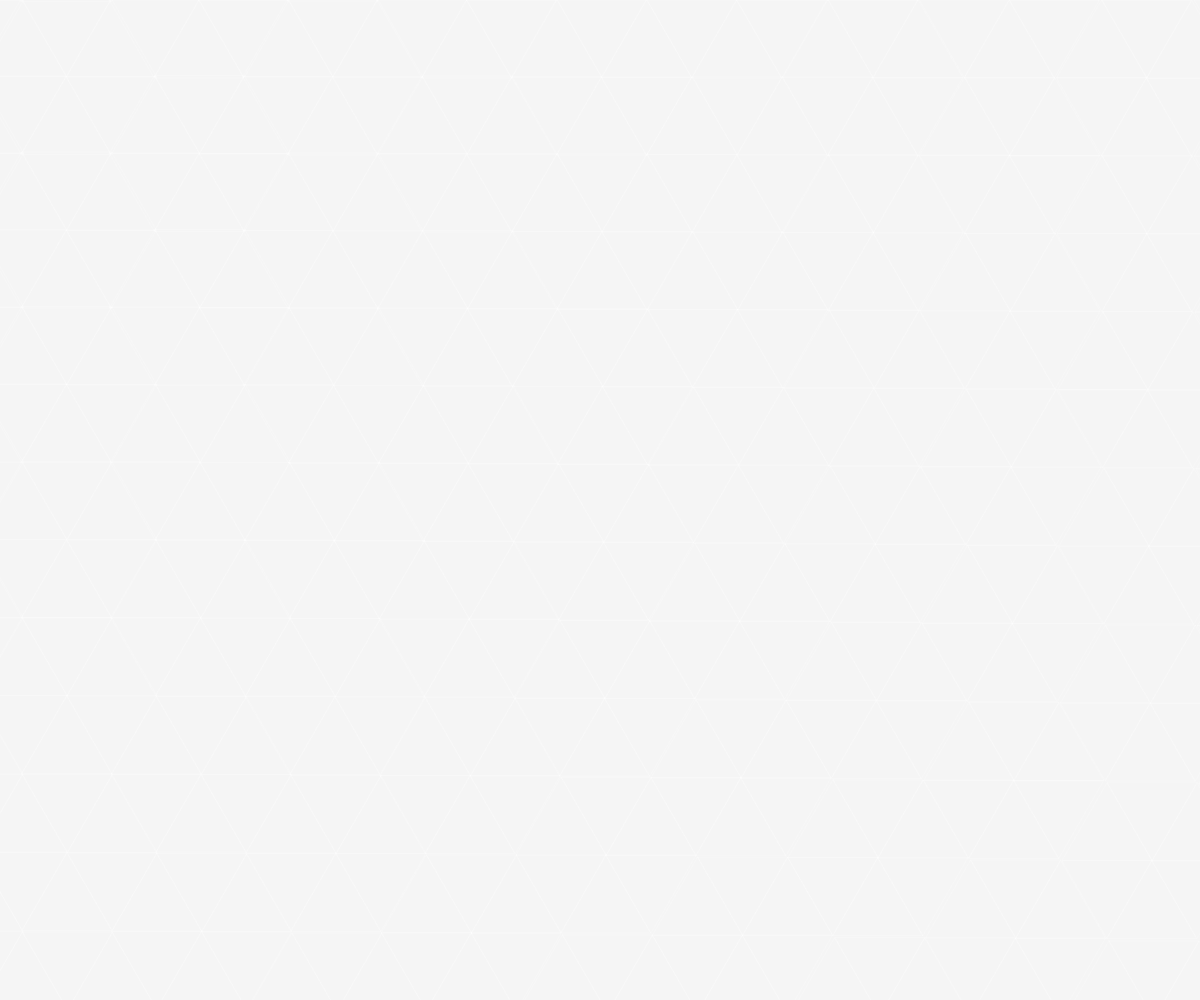
Frame 1 (no input)
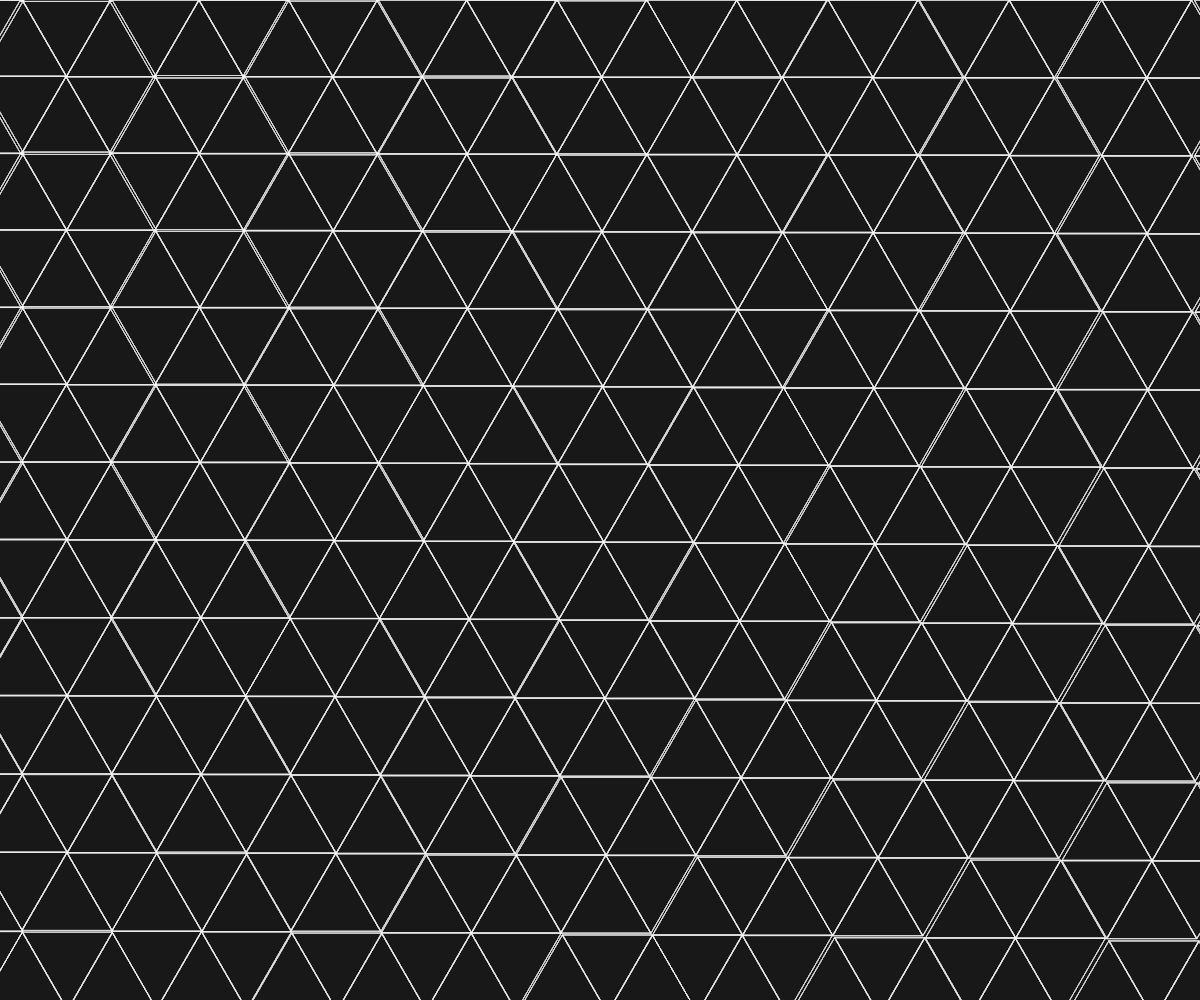
Frame 60 (no input)
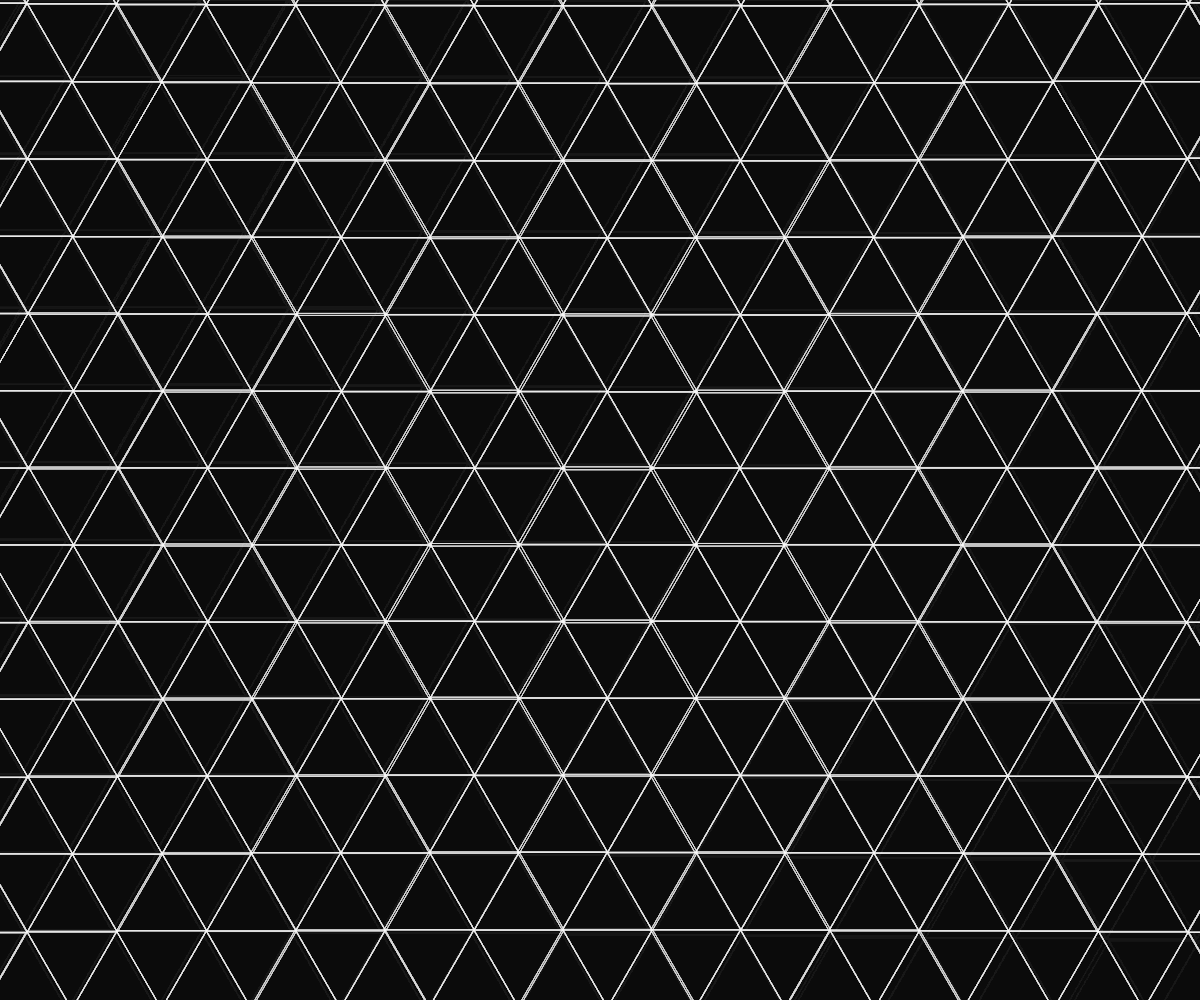
Frame 120 (the mouse pressed at the canvas centre since frame 60)

The p5.js sketch that drew these frames (run headless with seeded random() and noise() and a simulated clock; from frame 60 on, the mouse is pressed at the canvas centre):

// p5.js sketch
// ── sketch.js
function setup() {
  createCanvas(windowWidth, windowHeight);
  noFill();
  stroke(255);
  strokeWeight(0.2);
}

function draw() {
  background(0, 10);

  let a = 90; // Seitenlänge der gleichseitigen Dreiecke (Hex-Radius)
  let hexW = a * 2;
  let hexH = Math.sqrt(3) * a;

  // Abstände der Hex-Zentren
  let horiz = 1.5 * a;
  let vert = hexH; // Math.sqrt(3) * a

  // zusätzliche Puffer, damit das Gitter über alle Ränder hinaus reicht
  let padCols = 30;
  let padRows = 30;

  // Anzahl Spalten/Zeilen grob berechnen (inkl. Puffer)
  let approxCols = Math.ceil(width / horiz);
  let approxRows = Math.ceil(height / vert);

  // Iterationsbereiche (mit Puffer) — stellt sicher, dass das Gitter den ganzen Bildschirm abdeckt
  let startQ = -padCols;
  let endQ = approxCols + padCols;
  let startR = -padRows;
  let endR = approxRows + padRows;

  // Kein zentrieren: grid beginnt so, dass es den gesamten Bildschirm füllt
  let offsetX = 0;
  let offsetY = 0;

  for (let q = startQ; q <= endQ; q++) {
    for (let r = startR; r <= endR; r++) {
      // flat-top hex grid center
      let cx = q * horiz + offsetX + horiz / 2;
      let cy = vert * (r + q / 2) + offsetY + hexH / 2;

      // Mausaniehung (subtil)
      let dx = mouseX - cx;
      let dy = mouseY - cy;
      let d = Math.sqrt(dx * dx + dy * dy);
      let attraction = map(d, 0, max(width, height), 1, 0); // skaliert über Bildschirmgröße
      let drawX = cx + dx * attraction * 0.02;
      let drawY = cy + dy * attraction * 0.02;

      // Zeichne 6 gleichseitige Dreiecke um die Mitte -> bildet ein Hexagon aus 6 Dreiecken
      for (let k = 0; k < 6; k++) {
        let a1 = (TWO_PI / 6) * k;
        let a2 = (TWO_PI / 6) * (k + 1);
        let x1 = drawX + a * Math.cos(a1);
        let y1 = drawY + a * Math.sin(a1);
        let x2 = drawX + a * Math.cos(a2);
        let y2 = drawY + a * Math.sin(a2);

        triangle(drawX, drawY, x1, y1, x2, y2);
      }
    }
  }  }
